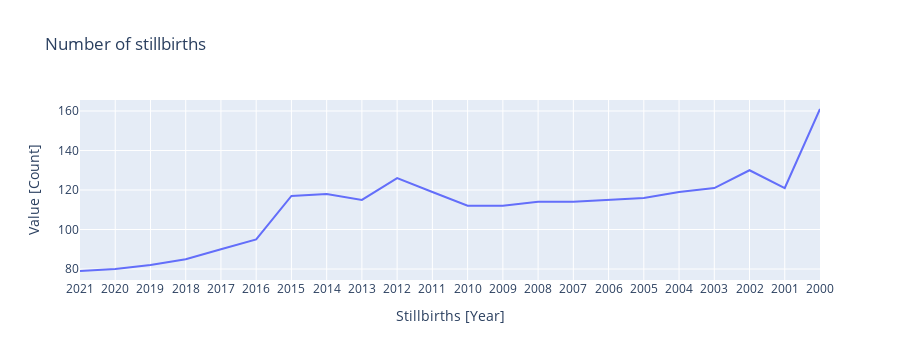

Notebook code cell kept with this figure:
### Markdown cell above
**Plot a Line Graph to show Trend of stillbirths by Years**

### Code cell
fig = px.line(num_stbirths, x= "Year", y= "Value",
             title= "Number of stillbirths")
fig.update_layout(xaxis_title="Stillbirths [Years]", yaxis_title="Value [Count]")
fig.show()

### Figure 1 — Plotly figure (JSON) as saved in the notebook; plotly's stock layout.template omitted (floating-point values rounded to 4 significant figures)
{"data": [{"hovertemplate": "Year=%{x}<br>Value=%{y}<extra></extra>", "legendgroup": "", "line": {"color": "#636efa", "dash": "solid"}, "marker": {"symbol": "circle"}, "mode": "lines", "name": "", "orientation": "v", "showlegend": false, "type": "scatter", "x": ["2021", "2020", "2019", "2018", "2017", "2016", "2015", "2014", "2013", "2012", "2011", "2010", "2009", "2008", "2007", "2006", "2005", "2004", "2003", "2002", "2001", "2000"], "xaxis": "x", "y": [79, 80, 82, 85, 90, 95, 117, 118, 115, 126, 119, 112, 112, 114, 114, 115, 116, 119, 121, 130, 121, 161], "yaxis": "y"}], "layout": {"autosize": true, "height": 360, "legend": {"tracegroupgap": 0}, "title": {"text": "Number of stillbirths"}, "xaxis": {"anchor": "y", "autorange": true, "domain": [0, 1], "range": [0, 21], "title": {"text": "Stillbirths [Year]"}, "type": "category"}, "yaxis": {"anchor": "x", "autorange": true, "domain": [0, 1], "range": [74.44, 165.6], "title": {"text": "Value [Count]"}, "type": "linear"}}}
